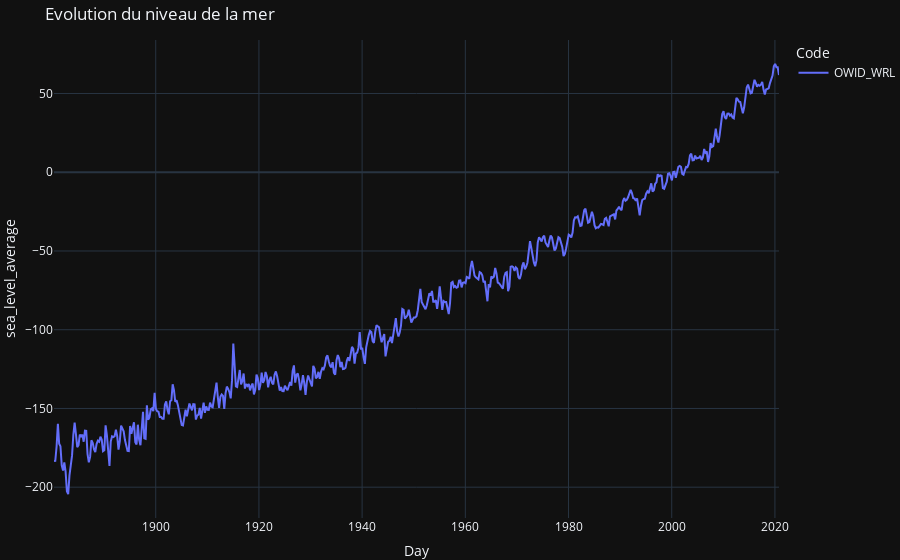

Here is the notebook cell this chart was saved with:
### Code cell
import plotly.express as px
#Entity,Code,Day,sea_level_church_and_white_2011,sea_level_uhslc,sea_level_average

fig = px.line(
    df, 
    x="Day", 
    y="sea_level_average",
    color="Code",
    title="Evolution du niveau de la mer"
)

fig.update_layout(margin={"r":0,"t":40,"l":0,"b":0})
fig.show()

### Figure 1 — Plotly figure (JSON) as saved in the notebook; plotly's stock layout.template omitted (floating-point values rounded to 4 significant figures; data arrays with more than 128 entries replaced by an {"elided": "..."} marker saying what was removed)
{"data": [{"hovertemplate": "Code=OWID_WRL<br>Day=%{x}<br>sea_level_average=%{y}<extra></extra>", "legendgroup": "OWID_WRL", "line": {"color": "#636efa", "dash": "solid"}, "marker": {"symbol": "circle"}, "mode": "lines", "name": "OWID_WRL", "orientation": "v", "showlegend": true, "x": {"elided": "563 str values"}, "xaxis": "x", "y": {"elided": "563 float values"}, "yaxis": "y", "type": "scatter"}], "layout": {"xaxis": {"anchor": "y", "domain": [0.0, 1.0], "title": {"text": "Day"}}, "yaxis": {"anchor": "x", "domain": [0.0, 1.0], "title": {"text": "sea_level_average"}}, "legend": {"title": {"text": "Code"}, "tracegroupgap": 0}, "title": {"text": "Evolution du niveau de la mer"}, "margin": {"r": 0, "t": 40, "l": 0, "b": 0}}}
